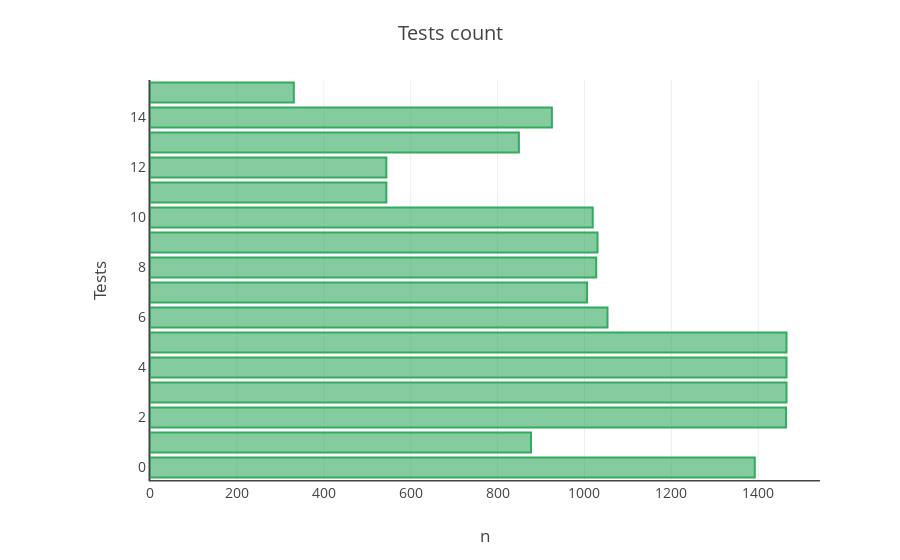

Write notebook code for a chart like this one.
### Code cell
test_count_bar = plot_count_bar(
    df_tidy, 'test', title='Tests count', xtitle='n', ytitle='Tests')
py.iplot(test_count_bar, filename='mvc/test_count_bar')

### Figure 1 — Plotly figure (JSON) as saved in the notebook; plotly's stock layout.template omitted (floating-point values rounded to 4 significant figures)
{"data": [{"marker": {"color": "rgba(50, 171, 96, 0.6)", "line": {"color": "rgba(50, 171, 96, 1.0)", "width": 2}}, "orientation": "h", "type": "bar", "x": [1392, 877, 1464, 1465, 1465, 1465, 1053, 1006, 1027, 1030, 1019, 544, 544, 849, 925, 331], "y": null}], "layout": {"font": {"size": 14}, "hovermode": "closest", "margin": {"b": 80, "l": 150, "pad": 0, "r": 80, "t": 80}, "title": "Tests count", "xaxis": {"linewidth": 1.5, "showline": true, "title": "n"}, "yaxis": {"linewidth": 1.5, "nticks": 16, "showline": true, "title": "Tests"}}}
